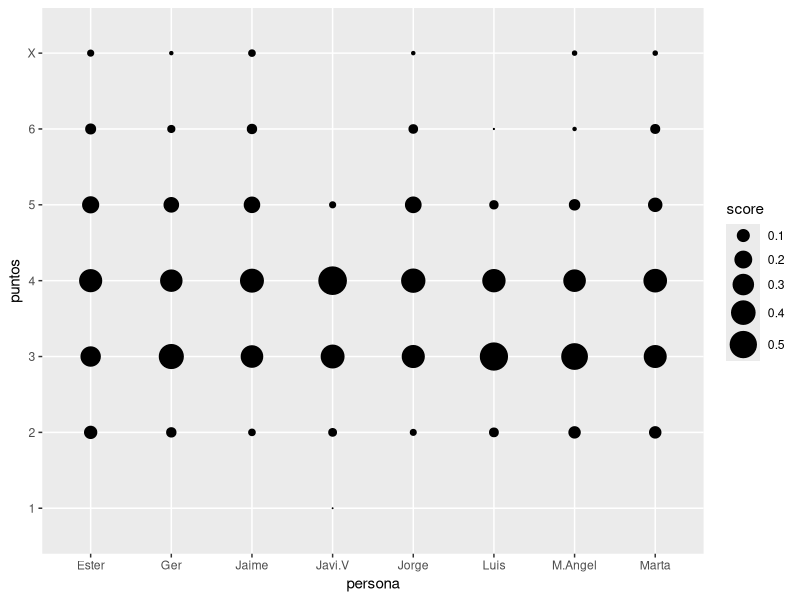

Write R code to recreate this figure.
library("tidyverse")
setwd("~/projects/R/wordle")
data <- read.csv("./wordle_puntos.csv")
plays.count <- data %>% 
  group_by(persona) %>% 
  summarize(
    plays = n()
  )
data <- data[data['persona'] != 'Eva',]
data.grouped <- data %>% 
  group_by(persona, puntos) %>% 
  summarize(
    score = n() / plays.count[plays.count$'persona' == cur_group()[1][[1]],'plays'][[1]]
  )

g <- ggplot(data = data.grouped, aes(x = persona, y = puntos, size = score))
g + geom_point() + scale_size(range=c(0,9))
    